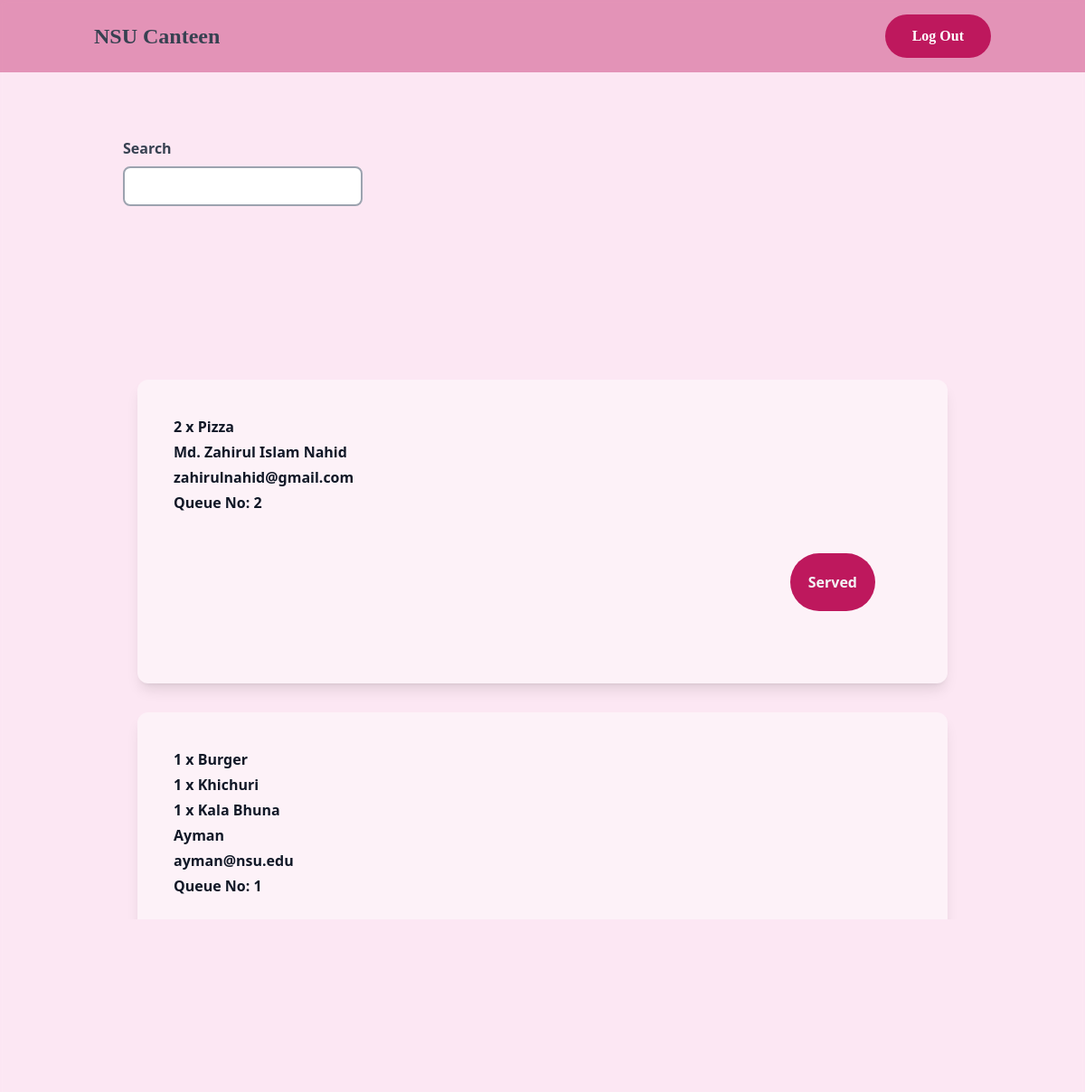
Page /output/serverDashboard.php on the committed database.
### tables this page shows
CREATE TABLE `Orders` (
  `OrderID` int(11) NOT NULL,
  `ItemID` int(11) NOT NULL,
  `Quantity` int(11) NOT NULL
);

CREATE TABLE `food_list` (
  `id` int(11) NOT NULL,
  `Item_Name` varchar(30) NOT NULL,
  `Price` int(11) NOT NULL,
  `Description` varchar(200) NOT NULL,
  `Image_url` text NOT NULL
);

CREATE TABLE `users` (
  `id` int(11) NOT NULL,
  `category` int(11) NOT NULL,
  `name` varchar(50) NOT NULL,
  `email` varchar(50) NOT NULL,
  `phone` varchar(20) NOT NULL,
  `password` varchar(50) NOT NULL,
  `verified` varchar(255) NOT NULL DEFAULT 'pending'
);

CREATE TABLE `QUEUE` (
  `QueueNo` int(11) NOT NULL,
  `OrderID` int(11) NOT NULL
);

### output/serverDashboard.php (the view, shortened to what this page needs)
<!DOCTYPE html>
<html>
<head>
    <link rel="stylesheet" href="outputstyles.css">
        <script src="https://cdn.tailwindcss.com"></script>
<body class="bg-pink-100 scroll-smooth font-semibold min-h-screen bg-cover bg-no-repeat w-full"
    style="background-image: url('../images/Homepage bg .png'); backdrop-filter:blur(3px);">
    <nav class="bg-pink-700 bg-opacity-40 py-4 px-14">
        <div class="container mx-auto flex font-serif justify-between items-center px-4">
            <a href="#" class="text-gray-700 text-2xl font-bold">NSU Canteen</a>
            <div>
                <button
                    class="bg-pink-700 hover:bg-pink-50 hover:text-black text-white font-bold ml-5 py-3 px-5 float-right rounded-full focus:outline-black
                                            focus:ring-2 focus:ring-pink-400 w-full hover:translate-0 hover:transition-shadow"
                    type="submit">Log Out</button>
            </div>
        </div>
    </nav>
    <div class="flex m-14">
        <div class="px-20 mx-auto p-4 w-full">
            <label class="block text-gray-700 font-bold mb-2 " for="search">Search</label>
            <input
                class="border-2 border-gray-400 p-2 text-black rounded-lg focus:outline-none focus:ring-2 focus:ring-pink-400"
                type="search" name="search" id="search">
        </div>
    </div>
    <ul class="grid grid-cols-1 gap-4 mx-auto my-28 container shadow-none p-16">
        <?php
        include('connection.php');
        $sql = "SELECT `QUEUE`.*, `users`.`Name`AS `Customer_Name`,`users`.Email AS `Customer_Email`, `Orders`.Quantity, `food_list`.`Item_Name`
        FROM `Orders`
        INNER JOIN food_list ON Orders.ItemID= food_list.id
        INNER JOIN `QUEUE` ON `Orders`.OrderID= `QUEUE`.OrderID
        INNER JOIN `BILL` on `Orders`.`OrderID`=`BILL`.OrderID
        INNER JOIN `users`  ON `bill`.`CustomerID`= `users`.`id`
        ;";
        $result = $conn->query($sql);
        $rows = $result->fetch_all(MYSQLI_ASSOC);
        $length = count($rows);
        for ($index = 0; $index < $length; $index++) {
            $current = $index;
            ?>
            <li class="p-10 bg-pink-50 rounded-xl shadow-lg mb-4 overflow-hidden flex">
                <div class=" flex-grow">
                    <?php
                    for ($j = $index; $j < $length; $j++) {
                        if ($rows[$j]["OrderID"] == $rows[$current]["OrderID"]) {
                            ?>
                            <h3 class="text-base font-bold text-gray-900 mb-1">
                                <?php echo $rows[$j]["Quantity"] . " x ";
                                echo $rows[$j]["Item_Name"];
                        }
                        if ($rows[$j + 1]["OrderID"] == $rows[$current]["OrderID"])
                            $index++;
                    } ?>
                    </h3>
                    <h3 class="text-base font-bold text-gray-900 mb-1">
                        <?php echo $rows[$current]["Customer_Name"]; ?>
                    </h3>
                    <p class="text-base font-bold text-gray-900 mb-1">
                        <?php echo $rows[$current]["Customer_Email"]; ?>
                    </p>
                    <h3 class="text-base font-bold text-gray-900 mb-1">Queue No:
                        <?php echo $rows[$current]["QueueNo"]; ?>
                    </h3>
                    <button class=" p-5 m-10 min-w-fit  float-right bg-pink-700 text-gray-100 hover:text-gray-800 hover:bg-pink-100 rounded-full border-spacing-2
                            font-bold focus:ring-2 hover:translate-0 hover:transition-shadow">Served</button>
                </div>
            </li>
            <?php
        }
        ?>
    </ul>
</body>
</head>
</html>

### rows in the picture
orders: Quantity "2", ItemID.Item_Name "Pizza", users.name "Md. Zahirul Islam Nahid", users.email "zahirulnahid@gmail.com", queue.QueueNo "2"
orders: Quantity "1", ItemID.Item_Name "Burger", users.name "Ayman", users.email "ayman@nsu.edu", queue.QueueNo "1"
orders: Quantity "1", ItemID.Item_Name "Khichuri"
orders: Quantity "1", ItemID.Item_Name "Kala Bhuna"
